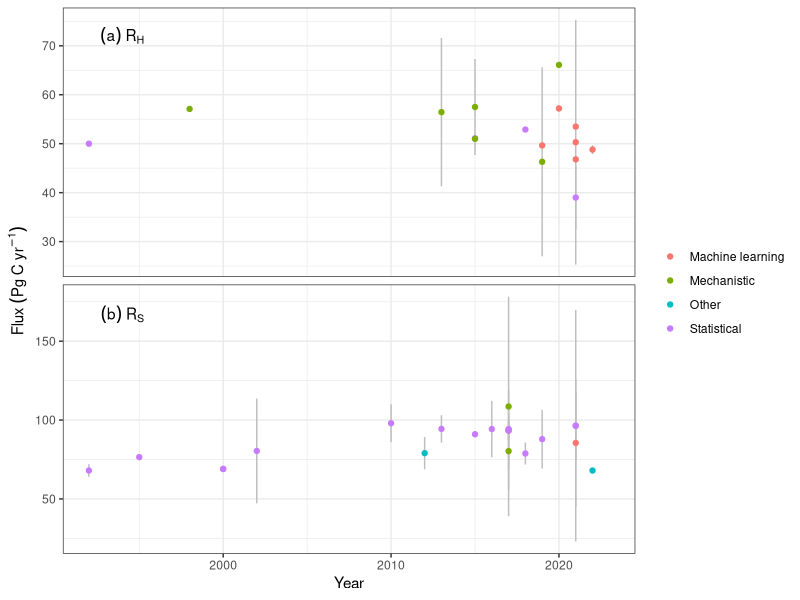
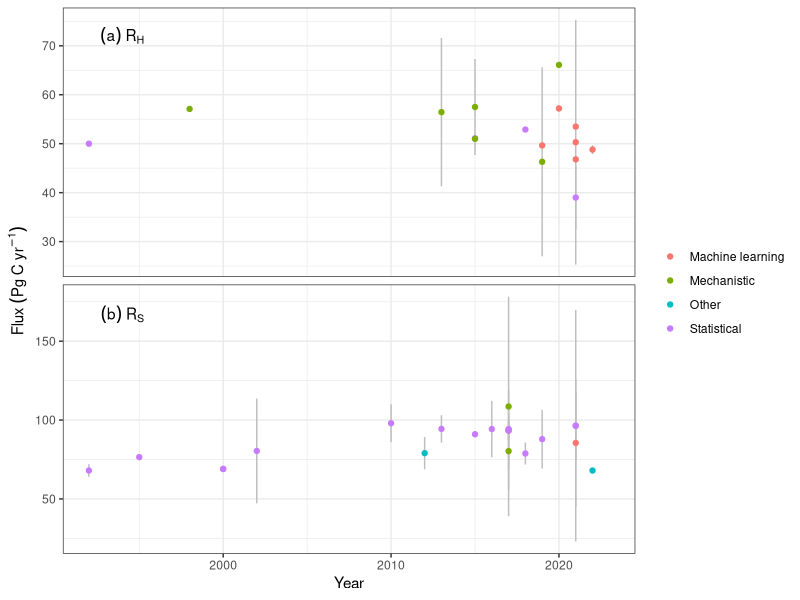

Here is the R script that generated these plots, in order:
# Estimates of global Rh and Rs based on ResCOM spreadsheet
# Figure for the JGR 20-year review paper
# Ben Bond-Lamberty July 2023

library(readr)
library(ggplot2)
library(tibble)
theme_set(theme_bw())

dat <- read_csv("ResCom_ Global Respiration estimates and trends - Sheet1.csv", skip = 1)

# Extract "xxxx (yyyy)" into a year column
year_locs <- regexpr("[0-9]{4}", dat$Citation)
years <- sapply(seq_along(year_locs), function(x) {
  if(isTRUE(year_locs[x] > 0)) {
    substr(dat$Citation[x], year_locs[x], year_locs[x] + attr(year_locs, "match.length")[x] - 1)
  } else {
    NA
  }
})
dat$Year <- as.integer(years)

# Handle flux entries that are "x to y"
dat$Flux_mean <- as.numeric(dat$`Mean or median\n(Pg C yr-1)`)
dat$Flux_sd <- as.numeric(dat$`Std\n(PgC yr-1)`)

have_to <- grep("to", dat$`Mean or median\n(Pg C yr-1)`)
split_vals <- strsplit(dat$`Mean or median\n(Pg C yr-1)`[have_to], " to ")
lows <- sapply(split_vals, function(x) as.numeric(x[1]))
highs <- sapply(split_vals, function(x) as.numeric(x[2]))

dat$Flux_mean[have_to] <- (lows + highs) / 2
dat$Flux_sd[have_to] <- (highs - lows) / 2

# Replace missing values with median of present values
impute_median <- function(x) {
  x[is.na(x)] <- median(x[!is.na(x)])
  x
}

# Plots

dat <- dat[!is.na(dat$Flux_mean),]

rs <- dat[dat$Flux %in% c("Belowground Rh", "Total Rs"),]
rs$Flux[rs$Flux != "Total Rs"] <- "Rh"
rs$Flux[rs$Flux == "Total Rs"] <- "Rs"

# We cut off one very early value
MINYEAR <- 1992
print(rs[rs$Year < MINYEAR,])

label_dat <- tibble(Flux = c("Rh", "Rs"), lab = c("(a)~R[H]", "(b)~R[S]"), 
                    # Position where these labels should appear
                    Year = MINYEAR + 2,
                    Flux_mean = c(72, 167))

# Compute the median of last years of estimates
recent_rs <- aggregate(Flux_mean ~ Flux, FUN = median, data = rs[rs$Year > 2003,])
print(recent_rs)

ggplot(rs, aes(Year, Flux_mean)) +  
  geom_linerange(aes(ymin = Flux_mean - Flux_sd, ymax = Flux_mean + Flux_sd), color= "grey") + 
  geom_point(aes(color = `Model type`)) +
  ylab(expression(Flux~(Pg~C~yr^-1))) +
  facet_grid(Flux ~ ., scales = "free_y") +
  coord_cartesian(xlim = c(MINYEAR, 2023)) +
  scale_color_discrete("") +
  geom_text(data = label_dat, aes(label = lab), parse = TRUE, fontface = "bold") +
  theme(
    strip.background = element_blank(),
    strip.text = element_blank()
  )
#  geom_segment(data = recent_rs, x = 2004, xend = 2023, aes(yend = Flux_mean), linetype = 2)
ggsave("resp.png", width = 8, height = 7)

